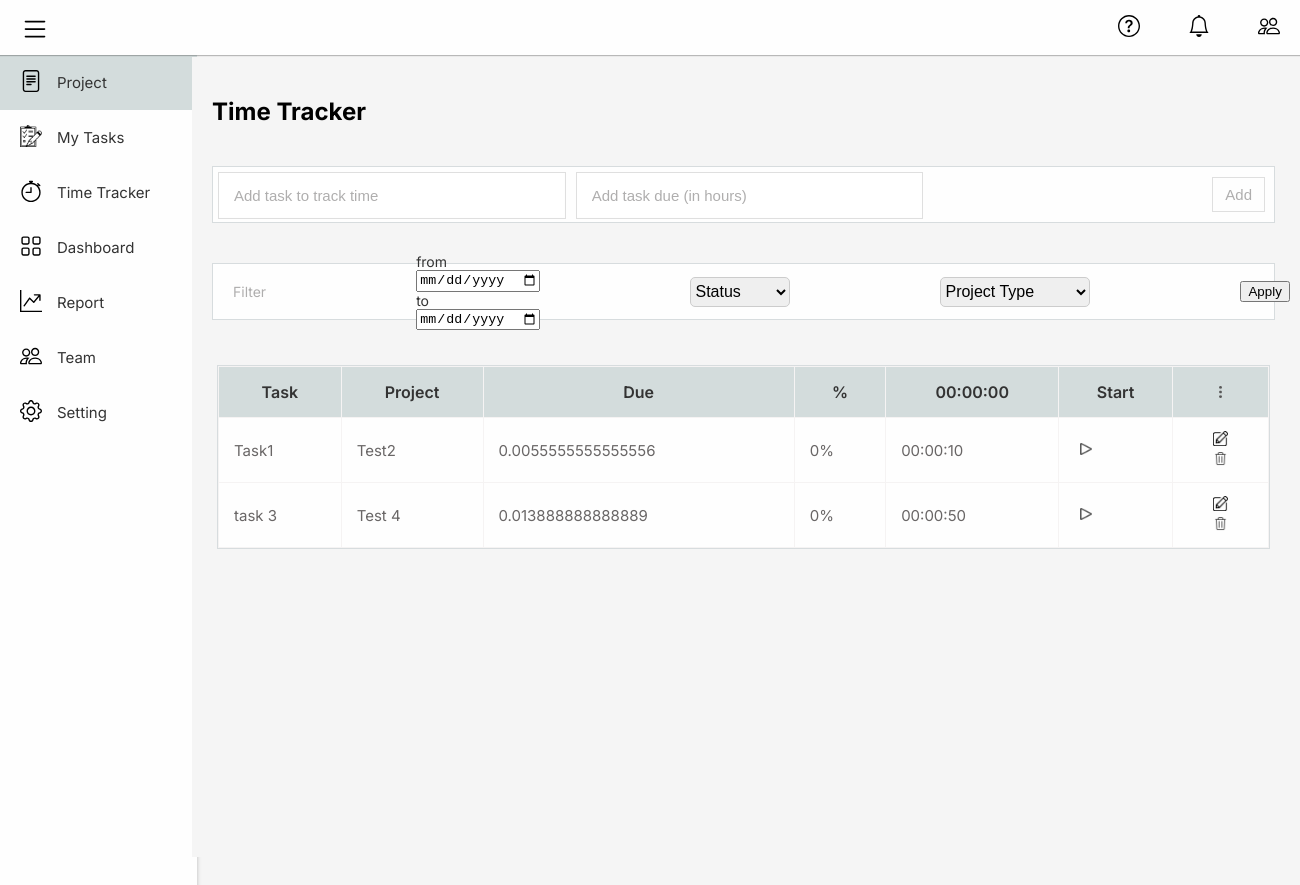
Screenshot of /time_tracker.php (signed in) with the database file from the repository.
### tables this page shows
CREATE TABLE `tasks` (
  `task_id` int(11) NOT NULL,
  `task_name` varchar(255) NOT NULL,
  `project_id` int(11) DEFAULT NULL,
  `assigned_to` int(11) NOT NULL,
  `file` text DEFAULT NULL,
  `description` text DEFAULT NULL,
  `status` text NOT NULL,
  `due_date` date DEFAULT NULL,
  `time_required` int(11) NOT NULL,
  `time_spent` text NOT NULL,
  `user_email` text NOT NULL,
  `timer` text NOT NULL,
  `created_on` date DEFAULT current_timestamp()
);

CREATE TABLE `projects` (
  `project_id` int(11) NOT NULL,
  `project_name` varchar(255) NOT NULL,
  `team` varchar(255) NOT NULL,
  `access` tinyint(1) NOT NULL,
  `deadline` date NOT NULL,
  `Status` text NOT NULL DEFAULT 'To Do',
  `created_by` int(11) DEFAULT NULL,
  `percentage` text DEFAULT '0',
  `created_on` date DEFAULT current_timestamp()
);

### time_tracker.php (the view, shortened to what this page needs)
<?php include "templates/header.php"; ?>
<?php include "templates/sidebar.php"; ?>
<?php
  $uid = $_SESSION['user_id'];
  if ($_SERVER["REQUEST_METHOD"] == "GET") {
    $whereClause = "assigned_to = '$uid'";
    $query = "SELECT * FROM tasks WHERE $whereClause";
  } else {
    $query = "SELECT * FROM tasks WHERE assigned_to = '$uid'";
  }
  $result = $conn->query($query);
?>
<div class="container">
    <div class="title">
      <span class="heading">Time Tracker</span>
    </div>
    <form action="classes/tracker.php" method="post">
      <div class="task-bar">
        <div class="add-label">
          <input type="text" class="label" id="label" name="task" placeholder="Add task to track time" required />
        </div>
        <div class="add-due">
          <div class="due">
            <div class="iconadd" style="display: flex; align-items: center">
              <input class="label" id="time-picker" placeholder="Add task due (in hours)" type="number" name="due_Time"
                required />
            </div>
          </div>
        </div>
        <div class="add-btn">
          <div class="label">
            <input id="add-button" type="Submit" value="Add" />
          </div>
        </div>
      </div>
    </form>
  <div class="filter-bar">
    <form id="filter" action="" method="GET">
    <div class="filteration">
      <span class="fx1">Filter </span>
        <div class="flex">
            from<input type="date" name="start_date" placeholder="from">
            to <input type="date" name="end_date" placeholder="to">
        </div>
        <div class="flex">
          <span class="fx3">
            <select name="status" style="width: 100px; height: 30px; border-radius: 5px; border: 1px solid #ccc; font-size: 16px;">
              <option value="Status">Status</option>
            </select>
          </span>
        </div>
        <div class="flex">
          <span class="fx4">
              <select name="project_id" style="width: 150px; height: 30px; border-radius: 5px; border: 1px solid #ccc; font-size: 16px;">
              <option value="3">Project Type</option>
            </select>
          </span>
        </div>
        <div class="flex">
          <span class="fx5">
            <input id="apply-button" type="submit" value="Apply" />
          </span>
        </div>
      </form>
    </div>
  </div>
  <br/><br/>
  <div class="project-list">
    <div class="task-list">
        <table>
          <thead>
            <tr>
              <th>Task</th>
              <th>Project</th>
              <th>Due</th>
              <th>%</th>
              <th>00:00:00</th>
              <th>Start</th>
              <th style="text-align: center">
                <img src="images/ellipsis.png" alt="" style="width: 3px; height: 12px; margin-left: 0" />
              </th>
            </tr>
          </thead>
          <tbody id="task-table-body">
            <?php
               if ($result->num_rows > 0) {
                $i=0;
                while ($row = $result->fetch_assoc()) {
                  echo '<tr>';
                  echo '<td>' . $row['task_name'] . '</td>';
                  $sql= "select project_name from projects where project_id = '".$row['project_id']."';";
                  $r = $conn->query($sql);
                  if($r->num_rows>0)
                  echo '<td>' . $r->fetch_assoc()['project_name'] . '</td>';
                  else
                      echo '<td>No Project</td>';
                  echo '<td>' . ($row['time_required']) / 3600 .'</td>';
                  if($row['time_spent']!='0')
                    echo '<td id="percentage-'.$i.'">' .$row['time_spent'].'</td>';
                  else
                    echo '<td id="percentage-'.$i.'">0%</td>';
                  echo '<td id="timer-'.$i.'">'.$row['timer'].'</td>';
                  echo  '<td style="text-align: center">
                      <button onclick="startStopWatch('.$i.','.$row['time_required'].',\''.$row['timer'].'\',1)" id="startbtn-'.$i.'" style="border: none; background: none;display:block;">
                        <img src="images/play (Stroke).png" alt="" style="width: 12px; height: 12px; margin-left: 0" />
                      </button>
                      <button onclick="startStopWatch('.$i.','.$row['time_required'].',\''.$row['timer'].'\',0)" id="stopbtn-'.$i.'" style="border: none; background: none;display:none;">
                      <img src="images/Vector.png" alt="" style="width: 12px; height: 12px; margin-left: 0" />
                    </button>
                    </td>
                  </td>
                      <td style="text-align: center">
                        <button  onclick="EditClicked('.$row['task_id'].',\''.$row['task_name'].'\','.$row['time_required'].')" id="update-btn-'.$i.'"  style="border: none; background: none;">
                          <img src="images/icon.png" alt="" style="width: 15px; height: 15px; margin-left: 0px" />
                        </button>
                        <form method="POST" action="classes/deleteTask.php">
                        <input type="text" name="taskId" value="'.$row['task_id'].'" required style="display:none;"/>
                        <button type="submit" id="del-btn-'.$i.'"  style="border: none; background: none;">
                        <img src="images/del.png" alt="" style="width: 15px; height: 15px; margin-left: 0px" />
                      </button>
                      </form>
                      </td>';
                  echo '</tr>';
                  $i++;
                    }
                  }else{
                    }
                    ?>
            </tbody>
        </table>
      </div>
    </div>
   <?php include "templates/footer.php"; ?>

### css/style.css (style rules this page uses)
body { font-size: 16px; margin: 0; font-family: Inter; font-weight: Regular; color: #333; background-color: whitesmoke; }
.container { position: relative; background-color: whitesmoke; min-height: 100vh; width: calc(100% - 197px); left: 192px; top: 2px; transition: all 0.5s ease; }
img { width: 22px; height: 22px; margin-left: 20px; }
.filter-bar { display: flex; justify-content: space-between; align-items: center; background-color: #fefefe; border: 1px solid #d7dcde; height: 55px; margin: 20px 20px 0 20px; }
.filteration { display: flex; align-items: center; }
.flex { margin-left: 150px; font-size: 14px; }
.fx1 { font-size: 14px; margin-left: 20px; color: rgb(175, 174, 174); }
.title { color: rgba(0, 0, 0, 1); font-family: Inter; font-weight: Bold; font-size: 24px; opacity: 1; padding: 40px 20px 20px; }
.task-list { display: flex; background: #fefefe; border: 1px solid #d7dcde; margin: 0px 20px 20px; }
.task-bar { display: flex; height: 55px; background: #fefefe; border: 1px solid #d7dcde; margin: 20px 20px 40px 20px; }
.add-label, .add-due, .add-deadline { width: 100%; height: 45px; margin: 5px; background: #fefefe; border: 1px solid rgba(223, 223, 223, 1); opacity: 1; overflow: hidden; }
.fx2, .fx3 { padding-top: 3.5%; }
.fx3 { padding-bottom: 3.5%; }
.project-list { margin: 5px; }
.project-list td { color: rgb(105, 102, 102); }
.label { color: rgb(175, 174, 174); font-size: 15px; border: none; width: 95%; height: 42px; padding-left: 15px; }
.label::placeholder { color: rgb(175, 174, 174); }
.label:not(:placeholder-shown) { color: #333; }
.add-btn { width: 100%; height: 45px; margin: 5px 0px 5px 0px; opacity: 1; background: #fefefe; overflow: hidden; align-items: center; }
#add-button { position: absolute; right: 30px; top: 120px; font-size: 15px; color: rgb(175, 174, 174); background: #fefefe; border: 1px solid rgba(223, 223, 223, 1); padding: 8px 12px 8px 12px; }
table { border-collapse: collapse; width: 100%; }
td { border: 1px solid #f5f3f3; text-align: left; padding: 12px 15px 12px; color: #333; font-size: 15px; }
th { border: 1px solid #f5f3f3; text-align: center; font-weight: 600; font-size: 16px; padding: 15px; }
thead { background-color: rgb(211, 220, 220); text-align: center; }

### rows the page displays
tasks: task_name "Task1", project.project_name "Test2", ($row['time_required'])/3600 "0.0055555555555556", timer "00:00:10"
tasks: task_name "task 3", project.project_name "Test 4", ($row['time_required'])/3600 "0.013888888888889", timer "00:00:50"
